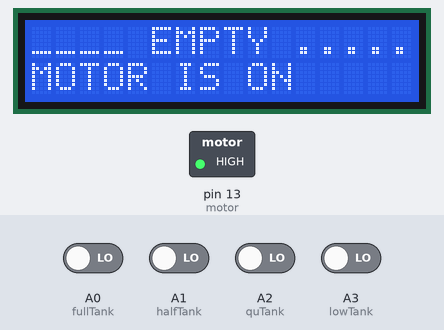
Simulated run of this sketch. Board: Arduino Uno, built with avr-gcc and run on an emulated ATmega328P. Parts: 16×2 character LCD, switched loads named in the sketch (green lamp = pin HIGH). Inputs (shaded band) come from the test bench; at power-on: A0 (fullTank), A1 (halfTank), A2 (quTank), A3 (lowTank) LOW.

Above: at 1.2 s.
1.3 s: A0 (fullTank) driven HIGH
At 2.5 s:
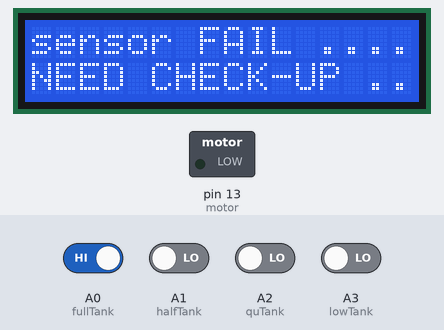
2.8 s: A0 (fullTank) driven LOW
At 3.9 s:
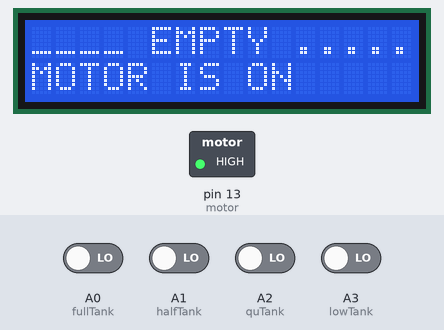
4.3 s: A3 (lowTank) driven HIGH
At 5.1 s:
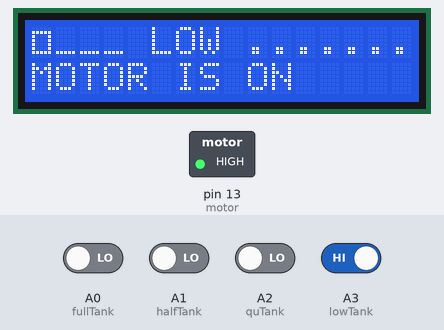
5.8 s: A2 (quTank) driven HIGH
At 6.2 s:
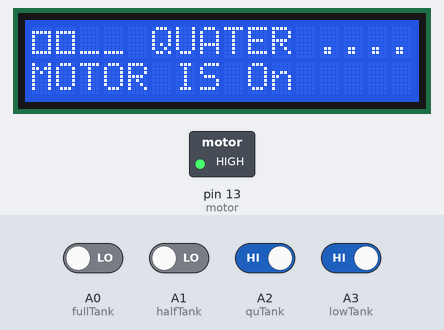
7.3 s: A1 (halfTank) driven HIGH
At 8.5 s:
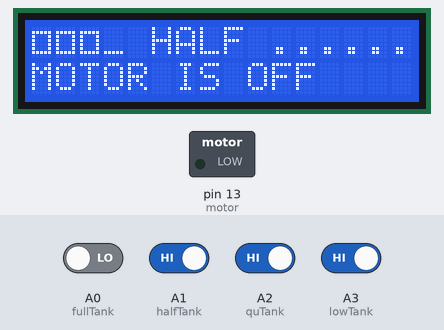
8.8 s: A0 (fullTank) driven HIGH
At 9.6 s:
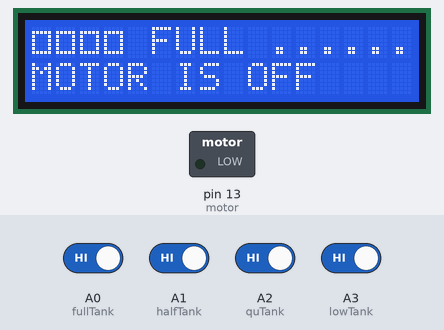
Timing chart, 0 to 11.3 s (numbered marks = the images above; inputs shaded):
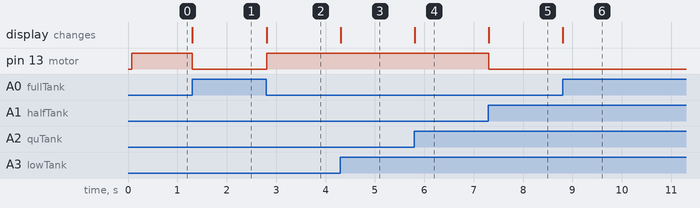

The sketch:

AUTOMATIC_WEATER_LEVEL.ino
```cpp
#include<LiquidCrystal.h>

const int rs= 12 , en =11 ,d4=5 , d5=4 , d6=3 ,d7=2 ;
LiquidCrystal lcd(rs, en, d4, d5, d6, d7 );

int lowTank=A3 , quTank=A2 ,halfTank=A1 ,fullTank=A0 ;
int motor = 13 ;
int i , j , k , l ;


void setup() {
  // put your setup code here, to run once:
  lcd.begin(16,2);
  lcd.print("Tank Status ...........");

  pinMode(lowTank , INPUT);
  pinMode(lowTank , INPUT);
  pinMode(lowTank ,INPUT);
  pinMode(lowTank , INPUT);
  pinMode(motor , OUTPUT);
}

void loop() {
  // put your main code here, to run repeatedly:
  i=digitalRead(fullTank);
  j=digitalRead(halfTank);
  k=digitalRead(quTank);
  l=digitalRead(lowTank);

  if (i==1 && j==1 && k==1 && l==1 ){
    lcd.setCursor(0,0);
    lcd.print(char(219));
    lcd.print(char(219));
    lcd.print(char(219));
    lcd.print(char(219));
    lcd.print(' ');
    lcd.setCursor(5,0);
    lcd.print("FULL .......");
    lcd.setCursor(0,1);
    lcd.print("MOTOR IS OFF              ");
    digitalWrite(motor , LOW ) ;
  }
  else{
  if (i==0 && j==1 && k==1 && l==1 ){
    lcd.setCursor(0,0);
    lcd.print(char(219));
    lcd.print(char(219));
    lcd.print(char(219));
    lcd.print("_");
    lcd.print(' ');
    lcd.setCursor(5,0);
    lcd.print("HALF .......");
    lcd.setCursor(0,1);
    lcd.print("MOTOR IS OFF              ");
    digitalWrite(motor , LOW ) ;
  }
  else{
    if (i==0 && j==0 && k==1 && l==1 ){
    lcd.setCursor(0,0);
    lcd.print(char(219));
    lcd.print(char(219));
    lcd.print("_");
    lcd.print("_");
    lcd.print(' ');
    lcd.setCursor(5,0);
    lcd.print("QUATER .......");
    lcd.setCursor(0,1);
    lcd.print("MOTOR IS On              ");
    digitalWrite(motor , HIGH ) ;
  }
  else{
    if (i==0 && j==0 && k==0 && l==1 ){
    lcd.setCursor(0,0);
    lcd.print(char(219));
    lcd.print("_");
    lcd.print("_");
    lcd.print("_");
    lcd.print(' ');
    lcd.setCursor(5,0);
    lcd.print("LOW .......");
    lcd.setCursor(0,1);
    lcd.print("MOTOR IS ON              ");
    digitalWrite(motor , HIGH ) ;
  }
  else{
    if (i==0 && j==0 && k==0 && l==0 ){
    lcd.setCursor(0,0);
    lcd.print("_");
    lcd.print("_");
    lcd.print("_");
    lcd.print("_");
    lcd.print(' ');
    lcd.setCursor(5,0);
    lcd.print("EMPTY .......");
    lcd.setCursor(0,1);
    lcd.print("MOTOR IS ON              ");
    digitalWrite(motor , HIGH ) ;
  }
  else {
   digitalWrite(motor , LOW ) ;
   lcd.setCursor(0,0);
   lcd.print("sensor FAIL " ) ;
   lcd.setCursor(0,1);
   lcd.print("NEED CHECK-UP .......");
  }
}
  }}}}
```

Measured:
- after the input at 1.3 s, pin 13 (motor): HIGH → LOW at once; the display: changes at once (image 1)
- after the input at 2.8 s, pin 13 (motor): LOW → HIGH at once; the display: changes at once (image 2)
- after the input at 4.3 s, the display: changes at once (image 3)
- after the input at 5.8 s, the display: changes at once (image 4)
- after the input at 7.3 s, pin 13 (motor): HIGH → LOW at once; the display: changes at once (image 5)
- after the input at 8.8 s, the display: changes at once (image 6)
